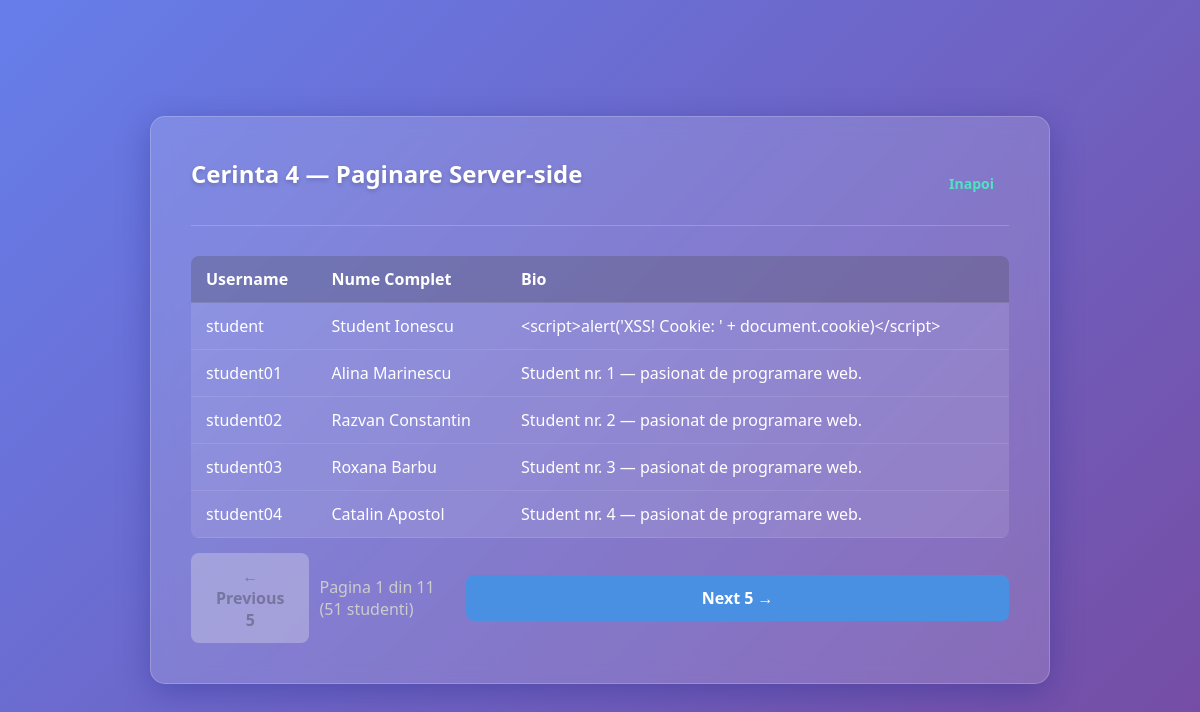
Screenshot of /ajax/c4.php (signed in) with the database file from the repository.
### tables this page shows
CREATE TABLE users (
            id             INTEGER PRIMARY KEY AUTOINCREMENT,
            username       VARCHAR(50)  NOT NULL UNIQUE,
            password       VARCHAR(255) NOT NULL,
            full_name      VARCHAR(100),
            bio            TEXT,
            profile_pic    VARCHAR(255),
            remember_token VARCHAR(255),
            role_id        INTEGER,
            FOREIGN KEY (role_id) REFERENCES roles(id) ON DELETE SET NULL
        );

### ajax/c4.php (the view, shortened to what this page needs)
<?php
$limit  = 5;
$page   = max(1, (int)($_GET['page'] ?? 1));
$offset = ($page - 1) * $limit;
$pdo   = getPDOConnection();
$total = (int)$pdo->query("SELECT COUNT(*) FROM users u JOIN roles r ON u.role_id = r.id WHERE r.name = 'student'")->fetchColumn();
$pages = (int)ceil($total / $limit);
$page  = min($page, $pages);
$stmt = $pdo->prepare("SELECT username, full_name, bio FROM users u JOIN roles r ON u.role_id = r.id WHERE r.name = 'student' ORDER BY username LIMIT ? OFFSET ?");
$stmt->execute([$limit, $offset]);
$students = $stmt->fetchAll(PDO::FETCH_ASSOC);
?>
<!DOCTYPE html>
<html lang="ro">
<head>
    <link rel="stylesheet" href="../style.css">
</head>
<body>
<div class="container container-large glass-panel">
    <div class="header-nav">
        <h2>Cerinta 4 — Paginare Server-side</h2>
        <a href="../index.php" class="btn btn-small">Inapoi</a>
    </div>
    <table>
        <thead>
            <tr><th>Username</th><th>Nume Complet</th><th>Bio</th></tr>
        </thead>
        <tbody>
            <?php foreach ($students as $s): ?>
                <tr>
                    <td><?= htmlspecialchars($s['username'])  ?></td>
                    <td><?= htmlspecialchars($s['full_name']) ?></td>
                    <td><?= htmlspecialchars($s['bio'])       ?></td>
                </tr>
            <?php endforeach; ?>
        </tbody>
    </table>
    <div style="display:flex; gap:10px; margin-top:15px; align-items:center;">
        <?php if ($page > 1): ?>
            <a href="?page=<?= $page - 1 ?>" class="btn">&#8592; Previous 5</a>
        <?php else: ?>
            <button class="btn" disabled>&#8592; Previous 5</button>
        <?php endif; ?>
        <span style="color:#ccc;">Pagina <?= $page ?> din <?= $pages ?> (<?= $total ?> studenti)</span>
        <?php if ($page < $pages): ?>
            <a href="?page=<?= $page + 1 ?>" class="btn btn-primary">Next 5 &#8594;</a>
        <?php else: ?>
            <button class="btn btn-primary" disabled>Next 5 &#8594;</button>
        <?php endif; ?>
    </div>
</div>
</body>
</html>

### style.css (style rules this page uses)
:root { --primary-color: #4a90e2; --primary-hover: #357abd; --secondary-color: #50e3c2; --danger-color: #e74c3c; --dark-color: #2c3e50; --light-color: #ecf0f1; --background: linear-gradient(135deg, #667eea 0%, #764ba2 100%); --glass-bg: rgba(255, 255, 255, 0.15); --glass-border: rgba(255, 255, 255, 0.2); --glass-shadow: 0 8px 32px 0 rgba(31, 38, 135, 0.37); }
* { box-sizing: border-box; margin: 0; padding: 0; font-family: 'Segoe UI', Tahoma, Geneva, Verdana, sans-serif; }
body { background: var(--background); min-height: 100vh; display: flex; justify-content: center; align-items: center; color: #fff; padding: 20px; }
h1, h2, h3 { margin-bottom: 20px; font-weight: 600; text-shadow: 0 2px 4px rgba(0,0,0,0.2); }
a { color: var(--secondary-color); text-decoration: none; transition: color 0.3s; }
.glass-panel { background: var(--glass-bg); backdrop-filter: blur(10px); -webkit-backdrop-filter: blur(10px); border-radius: 15px; border: 1px solid var(--glass-border); box-shadow: var(--glass-shadow); padding: 40px; width: 100%; max-width: 600px; animation: fadeIn 0.5s ease-out; }
.container { width: 100%; }
.container-large { max-width: 900px; }
.btn { display: inline-block; padding: 12px 25px; border: none; border-radius: 8px; font-size: 16px; font-weight: 600; cursor: pointer; text-align: center; transition: all 0.3s ease; text-decoration: none; }
.btn-primary { background: var(--primary-color); color: white; width: 100%; }
.btn-small { padding: 8px 15px; font-size: 14px; }
.header-nav { display: flex; justify-content: space-between; align-items: center; margin-bottom: 30px; padding-bottom: 15px; border-bottom: 1px solid var(--glass-border); }
table { width: 100%; border-collapse: collapse; margin-top: 20px; background: rgba(255,255,255,0.1); border-radius: 8px; overflow: hidden; }
th, td { padding: 12px 15px; text-align: left; border-bottom: 1px solid rgba(255,255,255,0.1); }
th { background: rgba(0,0,0,0.2); font-weight: 600; }

### rows the page displays
users: username "student", full_name "Student Ionescu", bio "<script>alert('XSS! Cookie: ' + document.cookie)</script>"
users: username "student01", full_name "Alina Marinescu", bio "Student nr. 1 — pasionat de programare web."
users: username "student02", full_name "Razvan Constantin", bio "Student nr. 2 — pasionat de programare web."
users: username "student03", full_name "Roxana Barbu", bio "Student nr. 3 — pasionat de programare web."
users: username "student04", full_name "Catalin Apostol", bio "Student nr. 4 — pasionat de programare web."

### other values shown
$page "1"
$pages "11"
$total "51"
